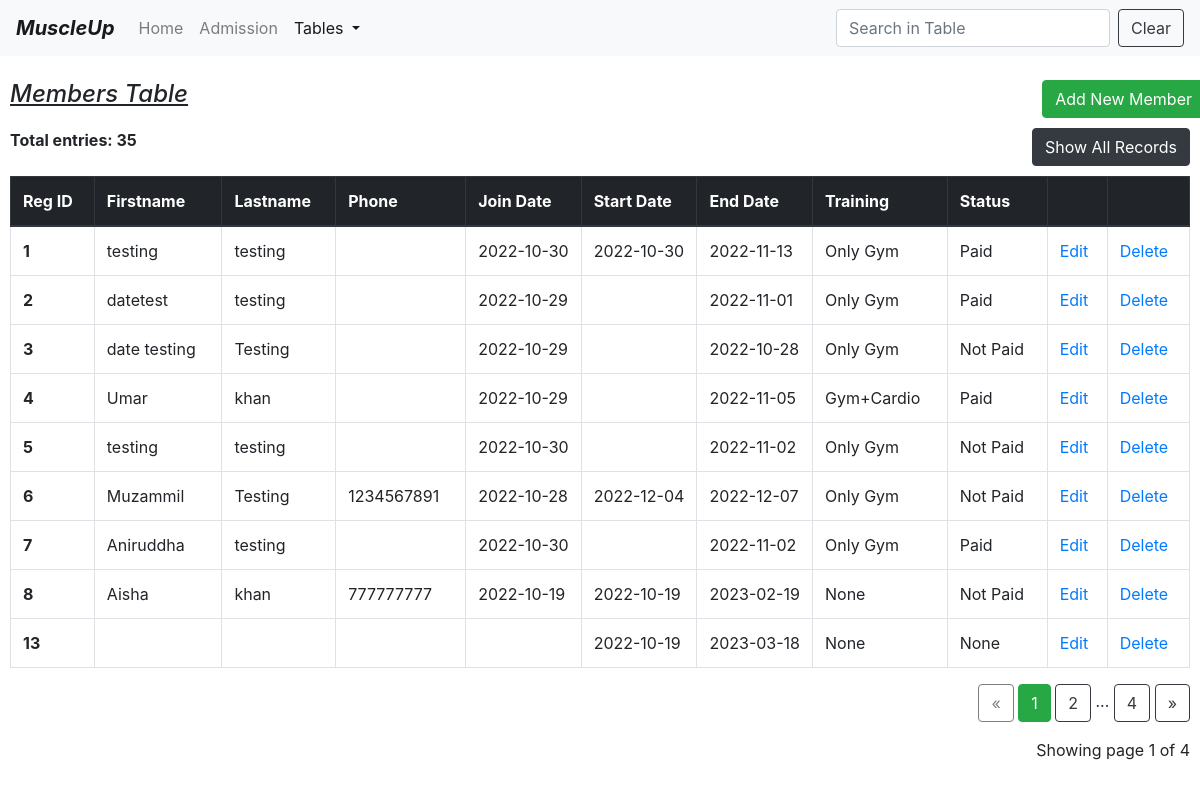
Screenshot of /table (signed in) with the database file from the repository.
### model.py (models this page shows)
class Members(db.Model):
    id = db.Column(db.Integer, primary_key=True)
    firstname = db.Column(db.String(30))
    lastname = db.Column(db.String(30))
    phoneno = db.Column(db.Integer)
    email = db.Column(db.String(30))
    joindate = db.Column(db.String(11))
    startdate = db.Column(db.String(11))
    enddate = db.Column(db.String(11))
    address = db.Column(db.String(100))
    status = db.Column(db.String(10))
    training = db.Column(db.String(10))
    amount = db.Column(db.Integer)

### app.py (the view)
@app.route("/table")
def table():
    try:
        if "username" not in session:
            flash("Please log in first")
            return render_template("login.html")
        page = request.args.get('page', 1, type=int)
        member = Members.query.order_by(Members.id).paginate(page=page, per_page=9)
        total_rows = Members.query.count()
        button_name = "Show All Records"
        path = "/table1"
        return render_template("table.html", member=member, total_rows=total_rows, button_name=button_name, path=path)
    except:
        return make_response("Something went wrong. Call Developer!")

### templates/table.html (shortened to what this page needs)
<!DOCTYPE html>
<html lang="en">
<head>
    <link href="https://cdn.jsdelivr.net/npm/bootstrap@4.0.0/dist/css/bootstrap.min.css"
 rel="stylesheet">
</head>
<body>
<nav class="navbar navbar-expand-lg navbar-light bg-light">
    <a class="navbar-brand" href="/home"><b><i>MuscleUp</i></b></a>
    <div class="collapse navbar-collapse" id="navbarSupportedContent">
        <ul class="navbar-nav mr-auto">
            <li class="nav-item ">
                <a class="nav-link" href="/home">Home <span class="sr-only">(current)</span></a>
            </li>
            <li class="nav-item">
                <a class="nav-link" href="/form">Admission</a>
            </li>
            <li class="nav-item dropdown active">
                <a aria-expanded="false" aria-haspopup="true" class="nav-link dropdown-toggle" data-toggle="dropdown"
                   href="#"
                   id="navbarDropdown" role="button">
                    Tables
                </a>
            </li>
        </ul>
        <form class="form-inline my-2 my-lg-0">
            <input aria-label="Search" class="form-control mr-sm-2" id="myInput" onkeyup="myFunction()" placeholder="Search in Table"
                   type="search">
            <button class="btn btn-outline-dark my-2 my-sm-0" onclick="document.getElementById('myInput').value = ''">Clear</button>
        </form>
    </div>
</nav>
<br>
<div class="Container" style="padding-left:10px;padding-right:10px;">
    <div class="row">
        <div class="col md-12">
            <h4><u><i>Members Table</i></u><br></h4>
        </div>
        <a href="/form">
            <button class="btn btn-success float-right" type="button">Add New Member
            </button>
        </a>
        <br><br>
    </div>
    <div class="row">
        <div class="col">
            <label>
                <strong>Total entries: {{total_rows}}</strong>
            </label>
        </div>
        <div class="col">
            <a href="{{path}}">
            <button class="btn btn-dark float-right" type="button">{{button_name}}</button><br><br>
            </a>
        </div>
    </div>
    <table class="table table-bordered table-hover " id="myTable">
        <thead class="thead-dark">
        <tr>
            <th scope="col">Reg ID</th>
            <th scope="col">Firstname</th>
            <th scope="col">Lastname</th>
            <th scope="col">Phone</th>
            <th scope="col" style="width:110px">Join Date</th>
            <th scope="col" style="width:110px">Start Date</th>
            <th scope="col" style="width:110px">End Date</th>
            <th scope="col">Training</th>
            <th scope="col">Status</th>
            <th scope="col"></th>
            <th scope="col"></th>
        </tr>
        </thead>
        <tbody>
        {% for i in member.items %}
        <tr>
            <th scope="row">{{i.id}}</th>
            <td>{{i.firstname}}</td>
            <td>{{i.lastname}}</td>
            <td>{{i.phoneno}}</td>
            <td style="white-space:nowrap">{{i.joindate}}</td>
            <td style="white-space:nowrap">{{i.startdate}}</td>
            <td style="white-space:nowrap">{{i.enddate}}</td>
            <td>{{i.training}}</td>
            <td>{{i.status}}</td>
            <td><a href="/edit/{{i.id}}">Edit</a></td>
            <td><a href="/delete/{{i.id}}" onclick="return confirm('are you sure to delete ?')">Delete</a></td>
        </tr>
        {% endfor %}
        </tbody>
    </table>
    <div class="text-right">
        <a class="btn btn-outline-dark
       {% if member.page == 1 %}disabled{% endif %}"
           href="{{ url_for('table', page=member.prev_num) }}">
            &laquo;
        </a>
        {% for page_num in member.iter_pages(left_edge=1, right_edge=1, left_current=1, right_current=2) %}
        {% if page_num %}
        {% if member.page == page_num %}
        <a class="btn btn-success"
           href="{{ url_for('table', page=page_num) }}">
            {{ page_num }}
        </a>
        {% else %}
        <a class="btn btn-outline-dark"
           href="{{ url_for('table', page=page_num) }}">
            {{ page_num }}
        </a>
        {% endif %}
        {% else %}
        ...
        {% endif %}
        {% endfor %}
        <a class="btn btn-outline-dark
       {% if member.page == member.pages %}disabled{% endif %}"
           href="{{ url_for('table', page=member.next_num) }}">
            &raquo;
        </a>
    </div>
    <p class="text-right mt-3">
        Showing page {{ member.page }} of {{ member.pages }}
    </p>
    <br><br><br>
</div>
</body>
</html>

### rows the page displays
Members: id "1", firstname "testing", lastname "testing", joindate "2022-10-30", startdate "2022-10-30", enddate "2022-11-13", training "Only Gym", status "Paid"
Members: id "2", firstname "datetest", lastname "testing", joindate "2022-10-29", enddate "2022-11-01", training "Only Gym", status "Paid"
Members: id "3", firstname "date testing", lastname "Testing", joindate "2022-10-29", enddate "2022-10-28", training "Only Gym", status "Not Paid"
Members: id "4", firstname "Umar", lastname "khan", joindate "2022-10-29", enddate "2022-11-05", training "Gym+Cardio", status "Paid"
Members: id "5", firstname "testing", lastname "testing", joindate "2022-10-30", enddate "2022-11-02", training "Only Gym", status "Not Paid"
Members: id "6", firstname "Muzammil", lastname "Testing", phoneno "1234567891", joindate "2022-10-28", startdate "2022-12-04", enddate "2022-12-07", training "Only Gym", status "Not Paid"
Members: id "7", firstname "Aniruddha", lastname "testing", joindate "2022-10-30", enddate "2022-11-02", training "Only Gym", status "Paid"
Members: id "8", firstname "Aisha", lastname "khan", phoneno "777777777", joindate "2022-10-19", startdate "2022-10-19", enddate "2023-02-19", training "None", status "Not Paid"
Members: id "13", startdate "2022-10-19", enddate "2023-03-18", training "None", status "None"

### other values shown
{{ total_rows }} "35"
{{ button_name }} "Show All Records"
{{ page_num }} "1"
{{ page_num }} "2" "4"
{{ member.page }} "1"
{{ member.pages }} "4"
